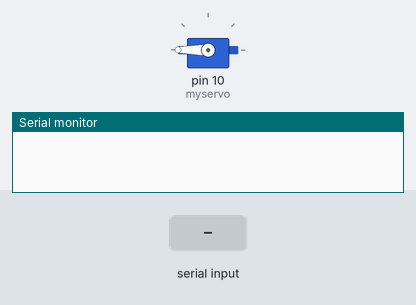
Recording of a sketch running on a simulated Arduino Uno, built with avr-gcc and run on an emulated ATmega328P. Shown: servo, the last lines printed to the serial monitor. The inputs (shaded band) are chosen by the test bench.

Above: at 4.2 s.
4.3 s: "r" received over Serial
At 5.1 s:
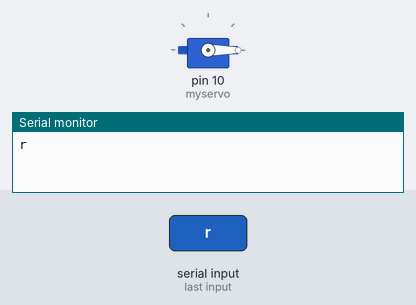
At 9.1 s:
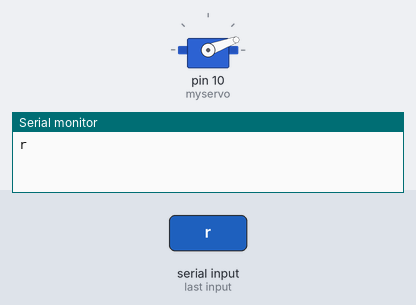
Timing chart, 0 to 22.8 s (numbered marks = the images above; inputs shaded):
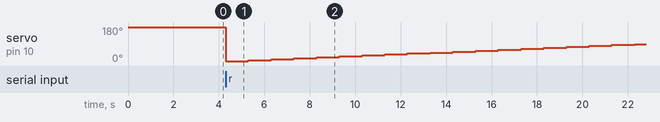

Measured:
- after the input at 4.3 s, servo on pin 10 (myservo): 180° → 0° at once, → 5° 1.0 s later, → 10° 1.0 s later, → 15° 1.0 s later, … (19 changes in this stretch)

The sketch:

test_motors_tank.ino
```cpp
#include <Servo.h>
#define VEL_INI 180
#define ACELERACAO 180

Servo myservo;
int velocidade;

void arm(){
  setSpeed(VEL_INI);
  delay(3000);}

void setSpeed(int speed){
  myservo.write(speed);
}

void setup()
{ Serial.begin(9600);
  myservo.attach(10);
  velocidade = 180;
  arm();  }

void loop() {
  char comando;
   if(Serial.available( )> 0){
     char c = Serial.read();
     Serial.println(c);
     comando = c;
  }

   switch (comando){
      case 'q':  //  Aumenta a rotação
        velocidade = velocidade + ACELERACAO;
        Serial.println(velocidade);
        setSpeed(velocidade);
        delay(1000);
      break;

      case 'w':  //  Diminui a rotação
        velocidade = velocidade - ACELERACAO;
        Serial.println(velocidade);
        setSpeed(velocidade);
        delay(1000);
      break;

      case 'e':  // Desliga o motor
        velocidade = VEL_INI+ACELERACAO;
        setSpeed(velocidade);
      break;

      case 'r': // Aumenta a rotação até o max
	aumentar();
      break;
   }
}

void aumentar(){
  int speed;
  for(speed = 0; speed <= 100; speed += 5) {
        setSpeed(speed);
        delay(1000);
  }
}
```
